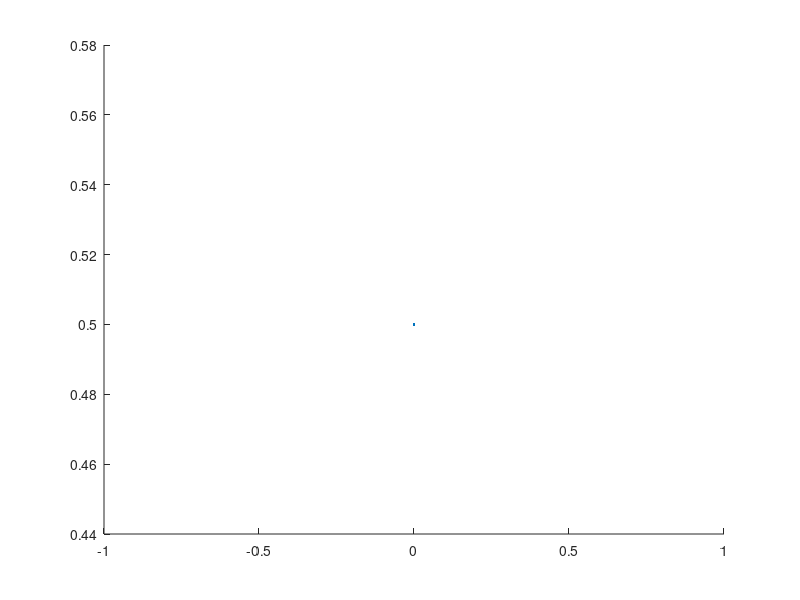

Write MATLAB code to recreate this figure. (Note: this script raises an error after producing the figure.)
function a4_1()
    
%     x = [0, -1]';
    x = [0, 0.5]';
   
    %% draw contour lines
%     fig = figure;               
%     ezcontour(@(p1, p2) mk(x, [p1, p2]'));
%     set(gcf, 'Position', [0 0 500 400]);
%     set(gca,'FontSize',14);
%     title('x = [0, 0.5]^T');
%     print(fig, '-depsc', '-r0', '../figs/q1-2');
    
    %% family of solutions
%     d = sqrt(1+(1/21^2));
    d = sqrt(1/81+1/4);
    figure;
    hold on;
    scatter(x(1), x(2), '.');        

    while d >= 0
%         new_x = lambda(d, x);
        new_x = lambda2(d, x);
%         disp(new_x);
        scatter(new_x(1), new_x(2), '.');
        d = d - 0.001;        
    end
    
    set(gcf, 'Position', [0 0 500 400]);
    set(gca,'FontSize',14);
    grid on;
    box on;
    xlabel('x_1');
    ylabel('x_2');
    
end